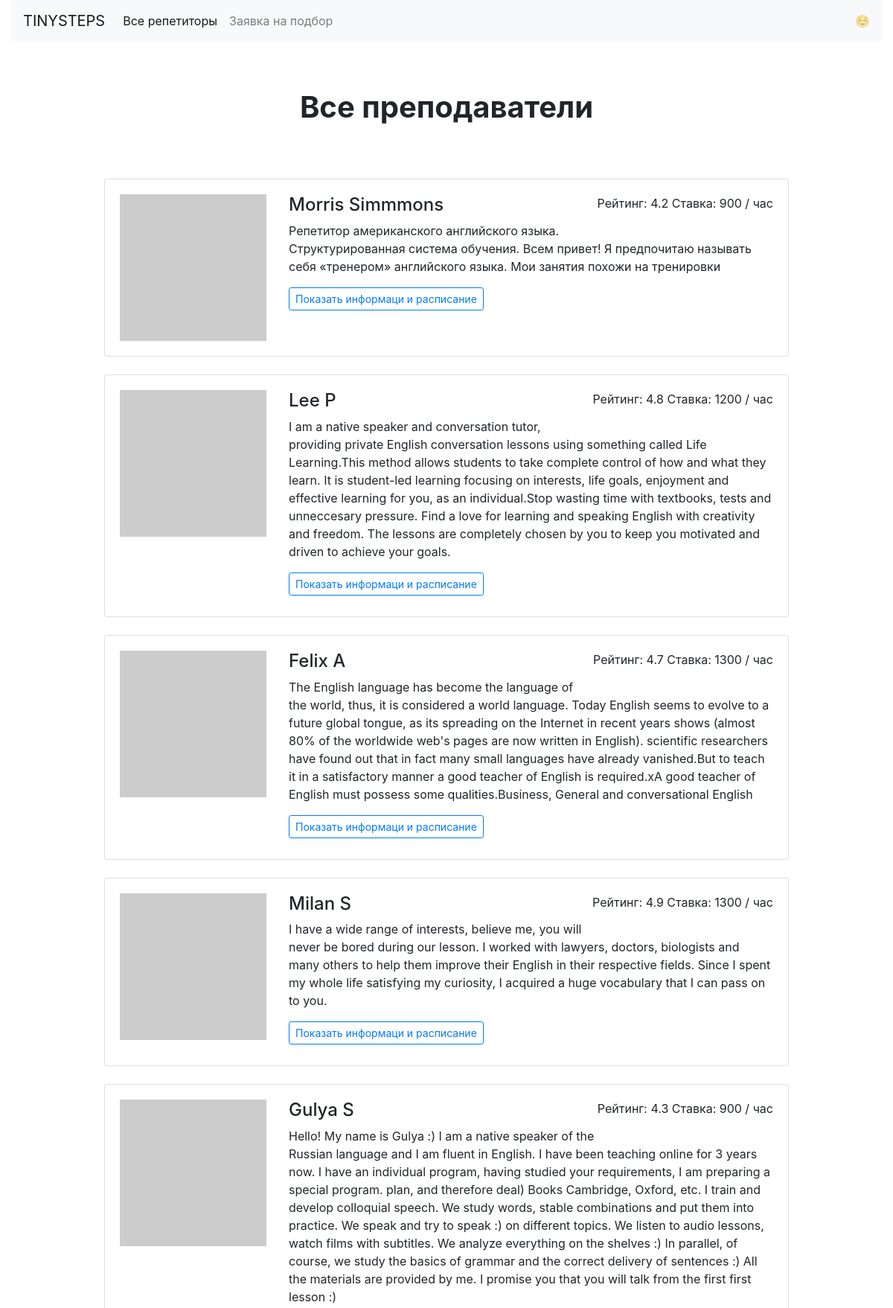
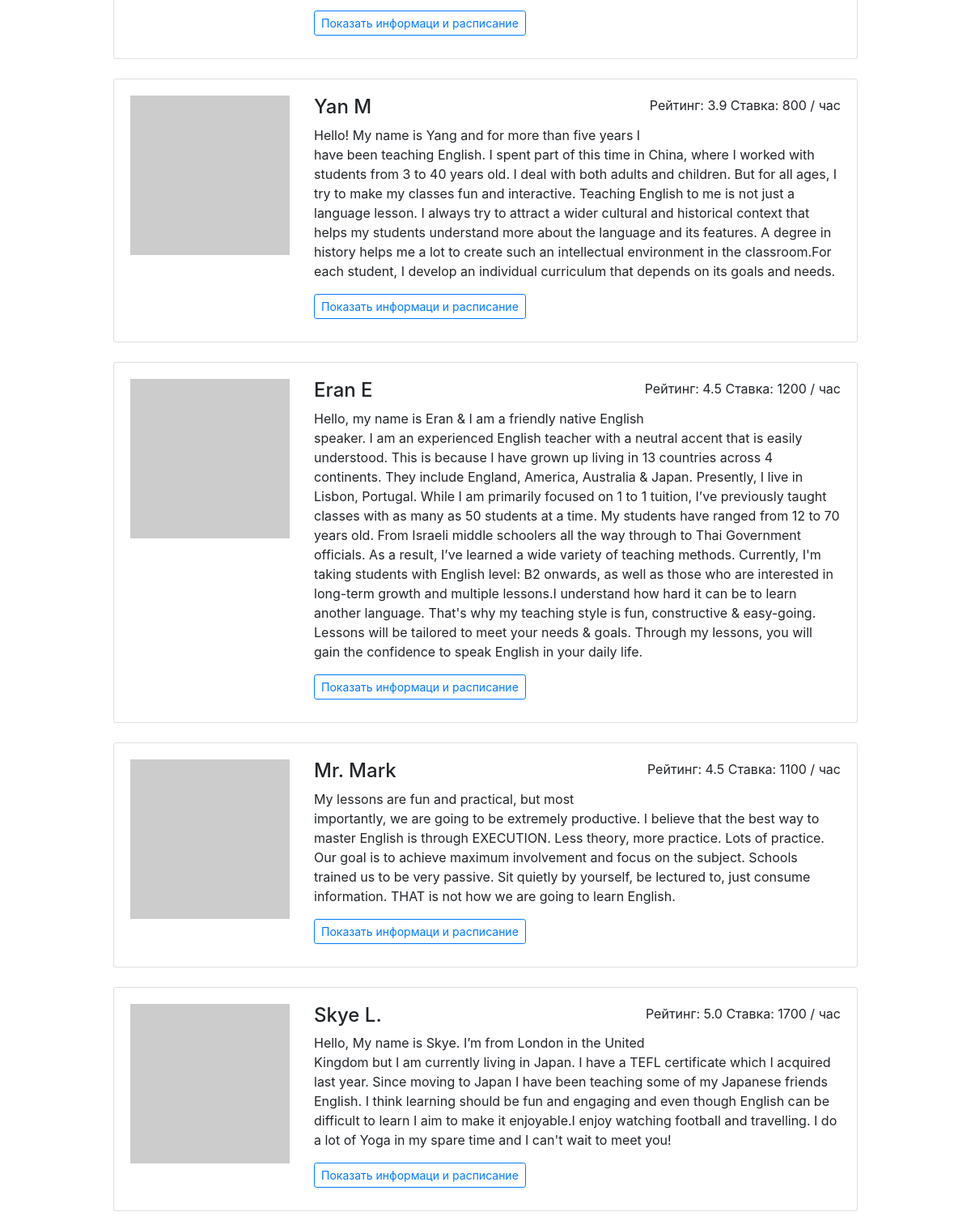
Page /all/ (upper part) on the committed database (2 pictures, top to bottom).
### models.py (models this page shows, shortened)
class Teachers(db.Model):
    __tablename__ = 'teachers'
    id = db.Column(db.Integer, primary_key=True)
    name = db.Column(db.String(40), nullable=False)
    about = db.Column(db.Text, nullable=False)
    goals = db.Column(db.String(64), nullable=False)
    picture = db.Column(db.String(64), nullable=False)
    rating = db.Column(db.Float, nullable=False)
    price = db.Column(db.Integer, nullable=False)
    schedule = db.Column(db.Text, nullable=False)
    students = db.relationship('Bookings', backref='teacher', lazy='dynamic')

### app.py (the view)
@app.route('/all/')
def all():
    teachers = Teachers.query.all()
    return render_template("all.html", teachers=teachers)

### app.py (called while the page is built)
@app.context_processor
def schedule():
    def _schedule(hour, day):
        bool_hour = []
        for key in day.keys():
            bool_hour.append({key: day[key][hour]})
        return bool_hour
    return dict(schedule=_schedule)

### templates/all.html (shortened to what this page needs)
{% extends 'base.html' %}
{% block body %}
  <main class="container mt-3">
    <h1 class="h1 text-center w-50 mx-auto mt-1 py-5 mb-4"><strong>Все преподаватели </strong></h1>
      <div class="row">
      <div class="col-12 col-lg-10 offset-lg-1 m-auto">
        {% for teacher in teachers %}
        <div class="card mb-4">
          <div class="card-body">
            <div class="row">
              <div class="col-3"><img src="{{ teacher.picture }}" class="img-fluid" alt=""></div>
              <div class="col-9">
                <p class="float-right">Рейтинг: {{ teacher.rating }} Ставка: {{ teacher.price }} / час</p>
                <h2 class="h4">{{ teacher.name }}</h2>
                <p>{{ teacher.about }}</p>
                <a href="/profiles/{{ teacher.id }}/" class="btn btn-outline-primary btn-sm mr-3 mb-2">Показать информаци и расписание</a>
              </div>
            </div>
          </div>
        </div>
        {% endfor %}
      </div>
    </div>
  </main>
{% endblock %}

### rows in the picture
Teachers: rating "4.2", price "900", name "Morris Simmmons", about "Репетитор американского английского языка. Структурированная система обучения. Всем привет! Я предпочитаю называть себя «тренером» английского языка. Мои занятия похожи на тренировки"
Teachers: rating "4.8", price "1200", name "Lee P", about "I am a native speaker and conversation tutor, providing private English conversation lessons using something called Life Learning.This method allows students to take complete control of how and what they learn. It is student-led learning focusing on interests, life goals, enjoyment and effective learning for you, as an individual.Stop wasting time with textbooks, tests and unneccesary pressure. Find a love for learning and speaking English with creativity and freedom. The lessons are completely chosen by you to keep you motivated and driven to achieve your goals."
Teachers: rating "4.7", price "1300", name "Felix A", about "The English language has become the language of the world, thus, it is considered a world language. Today English seems to evolve to a future global tongue, as its spreading on the Internet in recent years shows (almost 80% of the worldwide web's pages are now written in English). scientific researchers have found out that in fact many small languages have already vanished.But to teach it in a satisfactory manner a good teacher of English is required.xA good teacher of English must possess some qualities.Business, General and conversational English"
Teachers: rating "4.9", price "1300", name "Milan S", about "I have a wide range of interests, believe me, you will never be bored during our lesson. I worked with lawyers, doctors, biologists and many others to help them improve their English in their respective fields. Since I spent my whole life satisfying my curiosity, I acquired a huge vocabulary that I can pass on to you."
Teachers: rating "4.3", price "900", name "Gulya S", about "Hello! My name is Gulya :) I am a native speaker of the Russian language and I am fluent in English. I have been teaching online for 3 years now. I have an individual program, having studied your requirements, I am preparing a special program. plan, and therefore deal) Books Cambridge, Oxford, etc. I train and develop colloquial speech. We study words, stable combinations and put them into practice. We speak and try to speak :) on different topics. We listen to audio lessons, watch films with subtitles. We analyze everything on the shelves :) In parallel, of course, we study the basics of grammar and the correct delivery of sentences :) All the materials are provided by me. I promise you…"
Teachers: rating "3.9", price "800", name "Yan M", about "Hello! My name is Yang and for more than five years I have been teaching English. I spent part of this time in China, where I worked with students from 3 to 40 years old. I deal with both adults and children. But for all ages, I try to make my classes fun and interactive. Teaching English to me is not just a language lesson. I always try to attract a wider cultural and historical context that helps my students understand more about the language and its features. A degree in history helps me a lot to create such an intellectual environment in the classroom.For each student, I develop an individual curriculum that depends on its goals and needs."
Teachers: rating "4.5", price "1200", name "Eran E", about "Hello, my name is Eran & I am a friendly native English speaker. I am an experienced English teacher with a neutral accent that is easily understood. This is because I have grown up living in 13 countries across 4 continents. They include England, America, Australia & Japan. Presently, I live in Lisbon, Portugal. While I am primarily focused on 1 to 1 tuition, I’ve previously taught classes with as many as 50 students at a time. My students have ranged from 12 to 70 years old. From Israeli middle schoolers all the way through to Thai Government officials. As a result, I’ve learned a wide variety of teaching methods. Currently, I'm taking students with English level: B2 onwards, as well as…"
Teachers: rating "4.5", price "1100", name "Mr. Mark", about "My lessons are fun and practical, but most importantly, we are going to be extremely productive. I believe that the best way to master English is through EXECUTION. Less theory, more practice. Lots of practice. Our goal is to achieve maximum involvement and focus on the subject. Schools trained us to be very passive. Sit quietly by yourself, be lectured to, just consume information. THAT is not how we are going to learn English."
Teachers: rating "5.0", price "1700", name "Skye L.", about "Hello, My name is Skye. I’m from London in the United Kingdom but I am currently living in Japan. I have a TEFL certificate which I acquired last year. Since moving to Japan I have been teaching some of my Japanese friends English. I think learning should be fun and engaging and even though English can be difficult to learn I aim to make it enjoyable.I enjoy watching football and travelling. I do a lot of Yoga in my spare time and I can't wait to meet you!"
